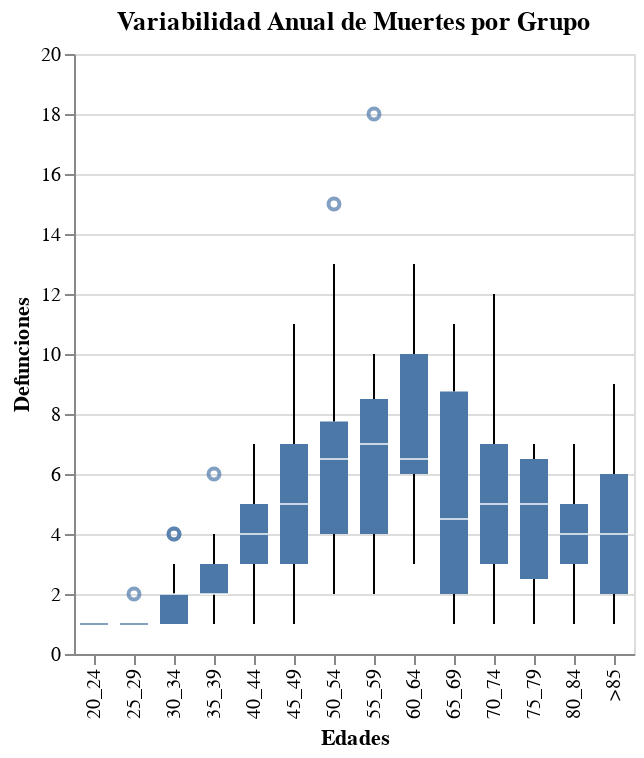

The cell this chart's notebook holds for it:
### Code cell
# @title Variation within Age Groups

alt.Chart(mortalidad).mark_boxplot().encode(
    x=alt.X("gpoEdad:N", title="Edades"),
    y=alt.Y("CONTEO:Q", title="Defunciones", scale=alt.Scale(domain=[0,20])),
    tooltip=["gpoEdad:N", "CONTEO:Q"]
).properties(title="Variabilidad Anual de Muertes por Grupo")

### Figure 1 — Vega-Lite specification as saved in the notebook (floating-point values rounded to 4 significant figures; data arrays with more than 128 entries replaced by an {"elided": "..."} marker saying what was removed)
{"config": {"view": {"continuousWidth": 300, "continuousHeight": 300}}, "data": {"name": "data-d427b60b03d18d7c71cc83d817c71c81"}, "mark": {"type": "boxplot"}, "encoding": {"tooltip": [{"field": "gpoEdad", "type": "nominal"}, {"field": "CONTEO", "type": "quantitative"}], "x": {"field": "gpoEdad", "title": "Edades", "type": "nominal"}, "y": {"field": "CONTEO", "scale": {"domain": [0, 20]}, "title": "Defunciones", "type": "quantitative"}}, "title": "Variabilidad Anual de Muertes por Grupo", "$schema": "https://vega.github.io/schema/vega-lite/v5.20.1.json", "datasets": {"data-d427b60b03d18d7c71cc83d817c71c81": {"elided": "273 records"}}}
